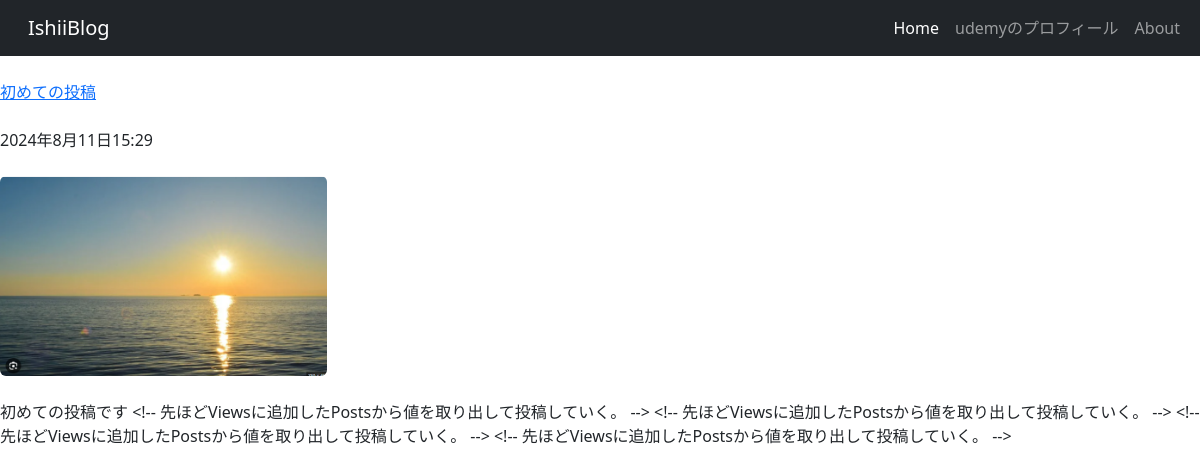
/posts/3/, run on the app's committed database.
### posts/models.py (models this page shows, shortened)
class Post(models.Model):
    title = models.CharField(max_length=100)#modelsライブラリの様々な
    published = models.DateTimeField()#modelsライブラリのDatteTimeFieldメソッドをつかう
    image = models.ImageField(upload_to="media/")#オプションにmedia/というところに画像ファイルをおくよというオプションをする。
    body = models.TextField()#本文をもちたい情報として=TexFielsd()メソッド(長文可能なデータ)機能を渡す。

### posts/views.py (the view)
# urls.py: path("posts/<int:post_id>/", views.post_detail, name="post_detail")  # 修正: URLパターンにスラッシュを追加
def post_detail(request, post_id):
    post = get_object_or_404(Post, pk=post_id)
    return render(request, 'posts/post_detail.html', {'post': post})#postの情報をキーに渡してからrender→posts/post_detail.html'に転送する。

### posts/templates/posts/post_detail.html (shortened to what this page needs)
<!DOCTYPE html>
<html lang="ja">
    <head>
    <link rel="stylesheet" href="https://cdn.jsdelivr.net/npm/bootstrap@5.3.3/dist/css/bootstrap.rtl.min.css">
</head>
<body>
    <nav class="navbar navbar-expand-lg navbar-dark bg-dark">
        <div class="container-fluid">
            <a class="navbar-brand" href="#">IshiiBlog</a>
            <div class="collapse navbar-collapse" id="navbarSupportedContent">
            <ul class="navbar-nav me-auto mb-2 mb-lg-0">
                <li class="nav-item">
                    <a class="nav-link active" aria-current="page" href="#">Home</a>
                </li>
                <li class="nav-item">
                  <a class="nav-link" href="https://www.udemy.com/course/django-beginner/lear/">udemyのプロフィール</a>
                <li>
                    <a class="nav-link" {% load static %} href="{% static 'posts/about.html' %}">About</a>
                </li>
            </ul>
        </div>
    </div>
      </nav>
      <br />
      <div class="conteiner">
          <a href="{% url 'post_detail' post.id %}">{{ post.title }}</a>
          <br /> <br />
          {{ post.published }}
          <br /><br />
          <img src="{{ post.image.url }}" class="img-fruid rounded" style="max-height: 200px;"/>
          <br /><br />
        {{ post.body }}
        <br /><br />
    </div>
</body>
</html>

### data on the page
Post: title "初めての投稿", published "2024年8月11日15:29", image (picture), body "初めての投稿です <!-- 先ほどViewsに追加したPostsから値を取り出して投稿していく。 --> <!-- 先ほどViewsに追加したPostsから値を取り出して投稿していく。 --> <!-- 先ほどViewsに追加したPostsから値を取り出して投稿していく。 --> <!-- 先ほどViewsに追加したPostsから値を取り出して投稿していく。 -->"
